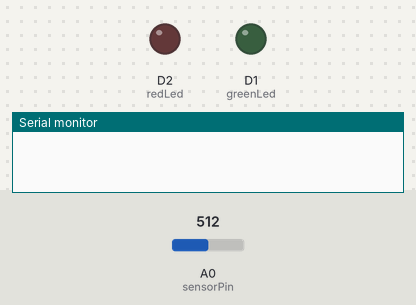
Recording of a sketch running on a simulated ESP8266 (NodeMCU). Shown: output pins drawn as LEDs (lit = HIGH), the last lines printed to the serial monitor. The test bench sets the inputs (shaded band); at power-on: A0 (sensorPin) = 512. WiFi joins after 1.5 s; servers stay silent unless stated; uploads are accepted with an empty reply.

Above: at 0.8 s.
At 12.6 s:
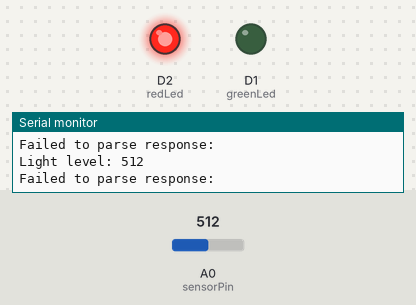
Timing chart, 0 to 13.9 s (numbered marks = the images above):
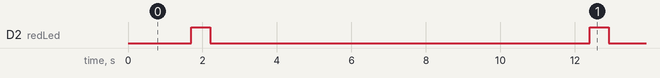

The sketch:

WiFiSensor.ino
```cpp
#include <ESP8266WiFiMulti.h>
#include <ESP8266HTTPClient.h>

#include <ArduinoJson.h>

ESP8266WiFiMulti WiFiMulti;

const int sensorPin = A0;

const int greenLed = D1;
const int redLed = D2;

const int readDelayMs = 10000;

const char* ssid = "<YOUR NETWORK SSID>";
const char* password = "<YOUR NETWORK PASSWORD>";

const char* deepstreamHubHttpUrl = "<YOUR HTTP URL>";
/*
 * Generated TLS fingerprints:
 *
 * 013.deepstreamhub.com: "3A:FC:6E:78:94:18:C0:A2:36:F3:C7:DF:86:27:4B:5A:CA:CF:28:3F"
 * 035.deepstreamhub.com: "57:18:5A:22:07:94:03:EF:90:C9:C2:56:58:C9:BB:06:66:A6:EA:76"
 * 154.deepstreamhub.com: "3C:65:CA:7C:3F:43:2D:FF:A1:63:38:F3:23:D5:59:25:E4:85:8C:0F"
 */
const char* deepstreamHubTlsFingerprint = "<YOUR HTTP DOMAIN FINGERPRINT>";

void setup() {
    Serial.begin(115200);

    // connect to WiFi
    WiFiMulti.addAP(ssid, password);

    // initialize sensor
    pinMode(sensorPin, INPUT);

    // initialize LEDs
    pinMode(redLed, OUTPUT);
    pinMode(greenLed, OUTPUT);
    digitalWrite(redLed, LOW);
    digitalWrite(greenLed, LOW);
}

void loop() {
    if (WiFiMulti.run() != WL_CONNECTED) {
      delay(200);
      return;
    }

    int level = analogRead(sensorPin);
    Serial.printf("Light level: %d\n", level);

    updateRecord(level);

    delay(readDelayMs);
}

void updateRecord(int level) {
    HTTPClient http;

    // configure client
    http.begin(deepstreamHubHttpUrl, deepstreamHubTlsFingerprint);

    // set content type
    http.addHeader("Content-Type", "application/json");

    // create message body
    StaticJsonBuffer<200> bodyBuff;
    JsonObject& root = bodyBuff.createObject();
    JsonArray& body = root.createNestedArray("body");
    JsonObject& message = body.createNestedObject();
    message["topic"] = "record";
    message["action"] = "write";
    message["recordName"] = "readings/light-level";
    message["path"] = "value";
    message["data"] = level;

    // copy object into array
    size_t bodySize = bodyBuff.size();
    char requestBody[bodySize];
    root.printTo(requestBody, bodySize);

    // make request
    int httpCode = http.POST(requestBody);

    // httpCode will be negative on error
    if(httpCode == HTTP_CODE_OK) {
        // parse response
        String payload = http.getString();
        StaticJsonBuffer<200> respBuff;
        JsonObject& resp = respBuff.parseObject(payload);
        if (!resp.success()) {
            // failed to parse JSON response
            Serial.printf("Failed to parse response: %s\n", payload.c_str());
            flashLed(redLed);
            return;
        }
        if (!resp["body"][0]["success"]) {
            // failed to update record
            Serial.printf("Record update error: %s\n", resp["body"][0]["error"]);
            flashLed(redLed);
            return;
        }
        // record update success
        Serial.println("Record was updated successfully!");
        flashLed(greenLed);
    } else if (httpCode < 0) {
        Serial.printf("Request failed, error: %s\n", http.errorToString(httpCode).c_str());
        flashLed(redLed);
    } else {
        Serial.printf("Error response %d: %s\n", httpCode, http.getString().c_str());
        flashLed(redLed);
    }

    http.end();
}

void flashLed(int led) {
    digitalWrite(led, HIGH);
    delay(500);
    digitalWrite(led, LOW);
}
```

Measured:
- by itself, D2 (redLed): alternates HIGH for 0.50 s and LOW for 10.2 s
